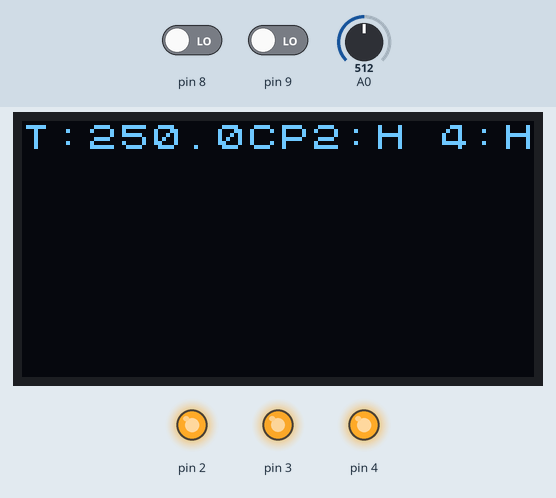
This sketch was run on a simulated Arduino Uno, built with avr-gcc and run on an emulated ATmega328P. Parts: 128×64 one-colour display, output pins drawn as LEDs (lit = HIGH). The inputs (shaded band) are chosen by the test bench; at power-on: A0 = 512, pin 9 LOW, pin 8 LOW.

Above: at 2.3 s.
2.4 s: A0 set to 716
At 3.08 s:
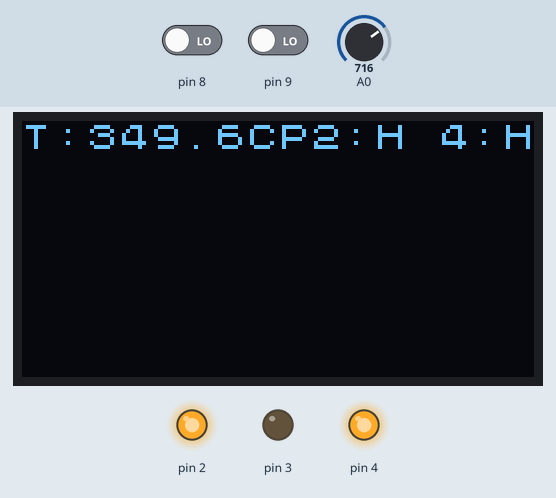
5.4 s: A0 set to 20
At 7.03 s:
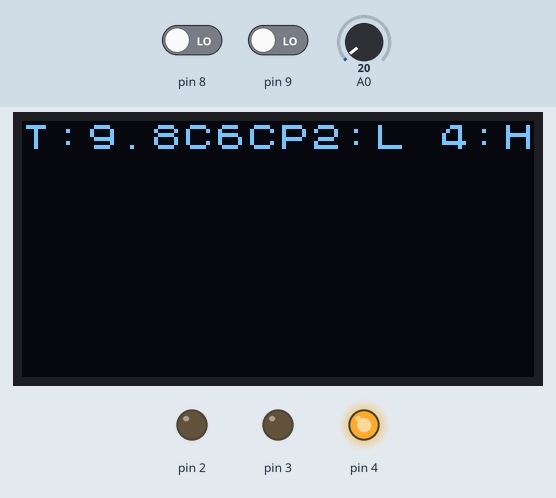
8.4 s: pin 9 driven HIGH
At 8.57 s:
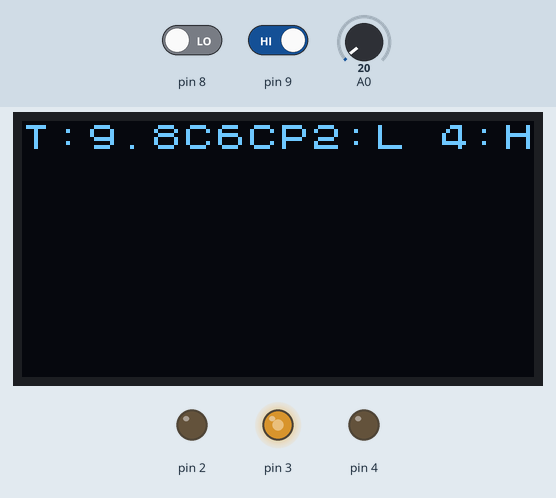
11.1 s: pin 8 driven HIGH
At 11.38 s:
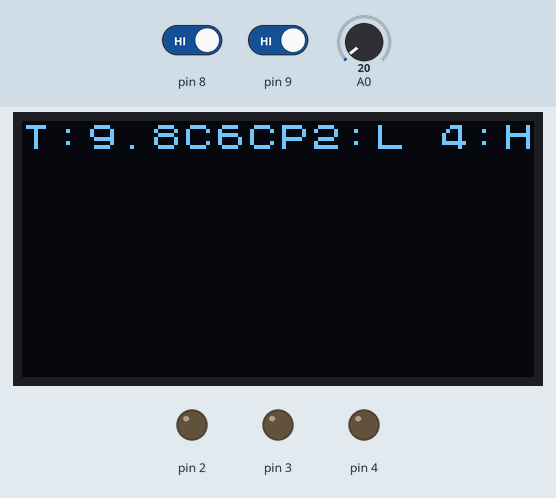
13.6 s: A0 set to 122
At 14.16 s:
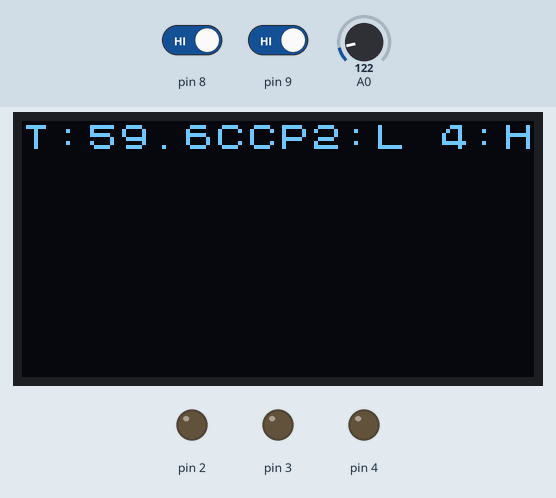
16.6 s: pin 9 driven LOW
At 17.24 s:
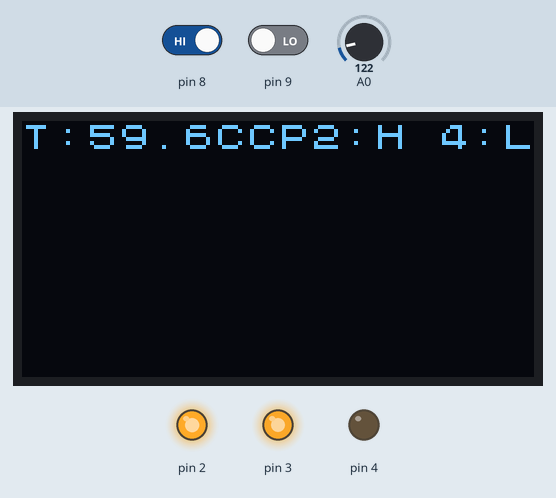
Timing chart, 0 to 20.6 s (numbered marks = the images above; inputs shaded):
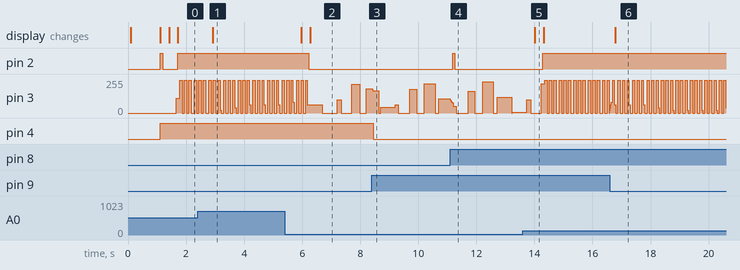

The sketch:

Exercises.ino
```cpp
// (licence header left out)
/**
 * @wiring
 * relayPin (2) => relay: pin "IN"
 * ledPin (4) => led
 * breathingLED (3) => led
 * lm35 (A0) => LM35 temp.
 *
 * button 1: 1  2 - Legs taken: 1 (c: VCC),
 *           X  X               2 (c: buttonPin (8) + pull down resistor)
 *           .  .
 *           3  4
 *
 *
 * button 2: 1  2 - Legs taken: 1 (c: VCC),
 *           X  X               2 (c: buttonPin (9) + pull down resistor)
 *           .  .
 *           3  4
 *
 * OLED Display SH1106 - display1: RES - 5, DC - 6, CS - 7
 *
 * Medium Font:
 *  ________________
 * |T:XX.XC PX:H X:L|
 * |                |
 * |                |
 * |                |
 * |                |
 * |                |
 * |                |
 * |PX:FAST         |
 *  ________________
 *
 */

#include <stdbool.h>
#include <Arduino.h>
#include <U8x8lib.h>

#ifdef U8X8_HAVE_HW_SPI
#include <SPI.h>
#endif

/**
 * @brief Delay for function delayedPrint()
 */
#define PRINT_DELAY 1000

/**
 * @brief Max upper temperature for systems operations
 */
#define MAX_UP_TEMP 30.0

// Other constants
#define SLOW_BREATH "SLOW"
#define FAST_BREATH "FAST"

/**
 * @brief Relay structure and state
 */
typedef struct OUTPUT_DEVICE {
  byte pin : 4;
  byte state : 1;
  byte uiPos[2];
} OUTPUT_DEVICE;

OUTPUT_DEVICE relay = {2, HIGH, {8, 0}};
OUTPUT_DEVICE led = {4, HIGH, {13, 0}};

/**
 * @brief LED which should has breathing function
 *
 */
typedef struct BREATHING_LED {
  OUTPUT_DEVICE device;

  /**
   * @brief Expected value range: <0; 255>
   *        Higher for faster blinking
   */
  short int smoothnessPts;

  /**
   * @brief Actual point of smoothness
   *        Represents actual brightness of LED at single moment
   */
  short int actualSmoothPt;

  /**
   * @brief delay between each state change
   *        does not change only speed but also smoothness
   *        of transitions
   *        Value range: <0;255>, recommended: 5
   */
  byte delay;

  /**
   * @brief Preferebly used to assigned millis() function value
   *        for further comparison
   */
  unsigned long lastCheckTimeMS;
} BREATHING_LED;

BREATHING_LED breathingLed = {{3, HIGH, {0, 8}}, 255, 0, 5, 0};

/**
 * @brief Button structure and states
 */
typedef struct BUTTON {
  byte pin : 4;
  byte state : 1;

  /**
   * @brief Used for comparison to "state"
   */
  byte previousState : 1;

  /**
   * @brief Used for delaying swithing of button
   *        if flickers - used higher number
   *        range: (0; 128)
   */
  byte debounceDelay : 7;

  /**
   * @brief Preferebly used to assigned millis() function value
   *        for further comparison
   */
  unsigned long lastDebounceTimeMS;
} BUTTON;

BUTTON button1 = {8, LOW, LOW, 75, 0};
BUTTON button2 = {9, LOW, LOW, 50, 0};

/**
 * @brief Times variables
 */
typedef struct TIMES {
  /**
   * @brief Preferebly used to assigned millis() function value
   *        for further comparison
   */
  unsigned long lastReadingTime;
} TIMES;

TIMES times = {0};

/**
 * @brief Temperature meter
 */
typedef struct TEMP_METER {
  byte pin : 4;

  /**
   * @brief last measured value should be stored here
   */
  float value;

  /**
   * @brief How often to check the temperature of specified meter
   */
  unsigned int checkTimeMs;

  /**
   * @brief Preferebly used to assigned millis() function value
   *        for further comparison
   */
  unsigned long lastCheckTimeMS;
} TEMP_METER;

TEMP_METER lm35 = {A0, 0, 500, 0};

/**
 * @brief SPI Display object
 */
U8X8_SH1106_128X64_NONAME_4W_HW_SPI display1(/* cs=*/7, /* dc=*/6,
                                             /* reset=*/5);

void setup() {
  Serial.begin(9600);

  setupDisplay(&display1, "Hello Stranger");

  pinMode(relay.pin, OUTPUT);
  pinMode(led.pin, OUTPUT);
  pinMode(button1.pin, INPUT);
  pinMode(button2.pin, INPUT);
  pinMode(lm35.pin, INPUT);

  // Set initial state of OUTPUT_DEVICE
  digitalWrite(relay.pin, relay.state);
  digitalWrite(led.pin, led.state);

  // Initial print of pin state
  UIDisplayPrintOutputDeviceState(&display1, &relay, 1);
  UIDisplayPrintOutputDeviceState(&display1, &led, 0);
}

void loop() {
  checkButtonChangeDevState(&display1, &button1, &relay, 1);
  checkButtonChangeDevState(&display1, &button2, &led, 0);

  delayedTempCheck(&display1, &lm35, MAX_UP_TEMP, &relay, &breathingLed, 1);

  PWMLEDBreathe(&breathingLed);

  // delayedPrint();

  assignStates();
}

/**
 * @brief Assing states to of specified devices
 *
 */
void assignStates() {
  digitalWrite(relay.pin, relay.state);
  digitalWrite(led.pin, led.state);
}

/**
 * @brief Part of the code taken from:
 * https://www.arduino.cc/en/pmwiki.php?n=Tutorial/Debounce
 *
 */
void checkButtonChangeDevState(U8X8_SH1106_128X64_NONAME_4W_HW_SPI *display,
                               BUTTON *button, OUTPUT_DEVICE *device,
                               char printP) {
  char currentButtonState = digitalRead(button->pin);

  checkButtonSetDebounce(button, &currentButtonState);
  checkPressTimeOfButton(button, device, &currentButtonState);

  // Save the button state
  button->previousState = currentButtonState;

  if (button->previousState != button->state) {
    UIDisplayPrintOutputDeviceState(display, device, printP);
  }
}

/**
 * @brief If the switch changed, due to noise or pressing, reset the debouncing
 * timer
 *
 * @param button
 * @param currentButtonState
 */
void checkButtonSetDebounce(BUTTON *button, char *currentButtonState) {
  if (*currentButtonState != button->previousState) {
    button->lastDebounceTimeMS = millis();
  }
}

/**
 * @brief check press tiem of the button and change state of specified output
 * device
 *
 * @param button
 * @param device
 * @param currentButtonState
 */
void checkPressTimeOfButton(BUTTON *button, OUTPUT_DEVICE *device,
                            char *currentButtonState) {
  // checks if the press time of the button is higher than debounce time
  // psecified on the button
  if ((millis() - button->lastDebounceTimeMS) > button->debounceDelay) {
    // check if button state has changed
    if (*currentButtonState != button->state) {
      button->state = *currentButtonState;

      // only toggle the object state if the new button state is HIGH
      if (button->state == HIGH) {
        device->state = !device->state;
      }
    }
  }
}

/**
 * @brief Print relay state to Serial
 *
 */
void delayedPrint() {
  if ((millis() - times.lastReadingTime) > PRINT_DELAY) {
    times.lastReadingTime = millis();
    Serial.println(relay.state);
    Serial.println(led.state);
  }
}

void delayedTempCheck(U8X8_SH1106_128X64_NONAME_4W_HW_SPI *display,
                      TEMP_METER *temp, float max_up_temp,
                      OUTPUT_DEVICE *device, BREATHING_LED *PWMLed,
                      char printP) {
  if ((millis() - temp->lastCheckTimeMS) > temp->checkTimeMs) {
    checkIfTurnOnFan(display, temp, max_up_temp, device, PWMLed, printP);
    UIUpdateOutputTemp(display, temp);
  }
}

/**
 * @brief Check temperature every X seconds - specified in TEMP_METER structure
 *
 * @param display
 * @param temp
 */
void UIUpdateOutputTemp(U8X8_SH1106_128X64_NONAME_4W_HW_SPI *display,
                        TEMP_METER *temp) {
  char tempS[8] = "T:";

  temp->lastCheckTimeMS = millis();

  checkTemp(temp);

  // Convert float value into string
  dtostrf(temp->value, -3, 1, tempS + 2);

  // Append C
  strcat(tempS, "C");

  // Draw UI
  display->drawString(0, 0, tempS);
}

/**
 * @brief Checks if value of temperature is higher than specified value
 * If so, changes state of device
 *
 * @param temp
 * @param device
 */
void checkIfTurnOnFan(U8X8_SH1106_128X64_NONAME_4W_HW_SPI *display,
                      TEMP_METER *temp, float max_top_temp,
                      OUTPUT_DEVICE *device, BREATHING_LED *PWMLed,
                      char printP) {
  char prevState = device->state;

  if (temp->value > max_top_temp) {
    device->state = HIGH;
    setPWMLedBreathingSpeed(FAST_BREATH, PWMLed);
  } else {
    device->state = LOW;
    setPWMLedBreathingSpeed(SLOW_BREATH, PWMLed);
  }

  if (prevState != device->state) {
    UIDisplayPrintOutputDeviceState(display, device, printP);
  }
}

/**
 * @brief Performs breathing on output device
 *
 * @param PWMLed
 */
void PWMLEDBreathe(BREATHING_LED *PWMLed) {
  if ((millis() - PWMLed->lastCheckTimeMS) > PWMLed->delay) {
    // Sets the actual chekcing time for delay
    PWMLed->lastCheckTimeMS = millis();
    PWMLed->actualSmoothPt++;

    if (PWMLed->actualSmoothPt > PWMLed->smoothnessPts) {
      PWMLed->actualSmoothPt = 0;
    }

    // Performs the actual brightness of LED
    float pwm_val = 255.0 * (1.0 - abs((2.0 * ((float)PWMLed->actualSmoothPt /
                                               (float)PWMLed->smoothnessPts)) -
                                       1.0));

    analogWrite(PWMLed->device.pin, int(pwm_val));
  }
}

/**
 * @brief On selected BREATHING_LED sets the speed of breathing
 *
 * @param speed
 * @param PWMLed
 */
void setPWMLedBreathingSpeed(char *speed, BREATHING_LED *PWMLed) {
  if (strcmp(speed, "FAST")) {
    PWMLed->smoothnessPts = 100;
  }

  if (strcmp(speed, "SLOW")) {
    PWMLed->smoothnessPts = 25;
  }
}

/**
 * @brief Get the Temperature of temp. meter
 *
 * @param temp
 */
void checkTemp(TEMP_METER *temp) {
  // read the value from the PIN,
  // convert this value to voltage (5000 / 1024.0),
  // and then to temperature (/10)
  temp->value = analogRead(lm35.pin) * (5000 / 1024.0F) / 10;
}

/**
 * @brief print state of SELECTED device
 *
 * @param display
 * @param device
 */
void UIDisplayPrintOutputDeviceState(
    U8X8_SH1106_128X64_NONAME_4W_HW_SPI *display, OUTPUT_DEVICE *device,
    char printP) {

  char s[5];

  if (printP == 1) {
    sprintf(s, "P%d:%c", device->pin, device->state == 0 ? 'L' : 'H');
  } else {
    sprintf(s, "%d:%c", device->pin, device->state == 0 ? 'L' : 'H');
  }

  display->drawString(device->uiPos[0], device->uiPos[1], s);
}

/**
 * @brief Sets up chosen display
 *
 */
void setupDisplay(U8X8_SH1106_128X64_NONAME_4W_HW_SPI *display,
                  char *setupMessage) {
  display->begin();
  display->setPowerSave(0);
  display->setFont(u8x8_font_chroma48medium8_r);

  displayTextToMiddle(display, setupMessage);
  delay(1000);
  display->clear();
}

/**
 * @brief Prints string to the middle of the screen
 *
 * @param s
 */
void displayTextToMiddle(U8X8_SH1106_128X64_NONAME_4W_HW_SPI *display,
                         char *s) {
  char sLen = strlen(s);

  char row = display->getRows() / 2;
  char col = display->getCols() / 2 - (sLen / 2);

  display->drawString(col, row, s);
}
```

Measured:
- after the input at 2.4 s, the display: changes after 0.53 s (image 1)
- after the input at 5.4 s, pin 2: HIGH → LOW after 0.83 s; the display: first changes after 0.57 s (image 2 shows a later state)
- after the input at 8.4 s, pin 4: HIGH → LOW after 0.05 s
- after the input at 11.1 s, pin 2: LOW → HIGH after 0.09 s, → LOW 0.07 s later
- after the input at 13.6 s, pin 2: LOW → HIGH after 0.68 s; the display: changes after 0.41 s (image 5)
- after the input at 16.6 s, the display: changes after 0.19 s (image 6)
